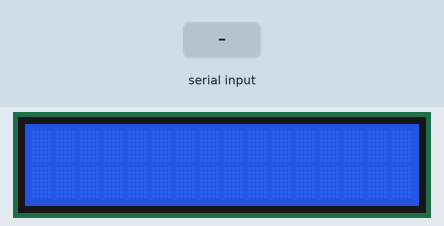
A program run on a simulated ATmega328P, built with avr-gcc and emulated at 16 MHz (the files do not name the chip). On the bench: 16×2 character LCD. Wiring (inferred from the names in the program): character LCD (HD44780): RS PB3; R/W PB4; E PB5; data PD4, PD5, PD6, PD7. Inputs (shaded band) come from the test bench.

Above: at 1.2 s.
1.3 s: "1\n" received over Serial
At 1.7 s:
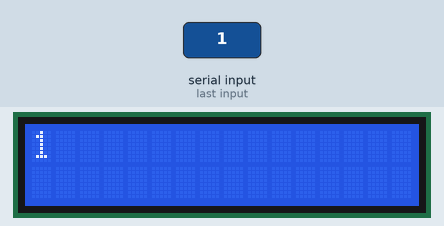
2.8 s: "0\n" received over Serial
At 4.0 s:
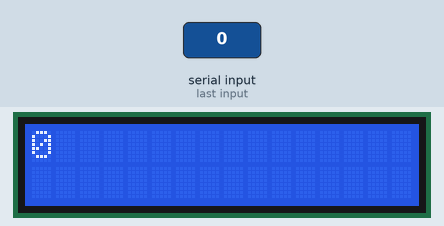
Timing chart, 0 to 5.8 s (numbered marks = the images above; inputs shaded):
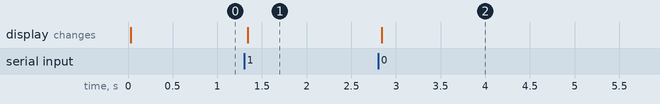

Measured:
- after the input at 1.3 s, the display: changes at once (image 1)
- after the input at 2.8 s, the display: changes at once (image 2)

The program:

main.c
```c
#include <avr/io.h>
#include <util/delay.h>

#include "UART.h"
#include "lcd.h"

uint8_t xIndex = 0;
char buffer[20];

char* get_UART_data(void);
void send_to_LCD(char*);

int main(void)
{
    DDRD = 0xF0;
    DDRB = 0x38;

    init_UART();
    init_LCD();

    while (1)
    {
        char* printData = get_UART_data();
        send_to_LCD(printData);
    }
}

char* get_UART_data()
{
    uint8_t reset = 0;
    while (1)
    {
        reset += 1;
        if (reset >= 255)
        {
            break;
        }
        char temp = UART_Receive();
        if (temp == '\n')
        {
            buffer[xIndex] = '\0';
            xIndex = 0;
            break;
        }

        buffer[xIndex++] = temp;
    }

    return buffer;
}

void send_to_LCD(char* pData)
{
    LCD_Write_String(pData);
}
```

UART.c
```c
#include <avr/io.h>
#include <util/delay.h>
#include "UART.h"

void init_UART()
{
    UBRR0H = (unsigned char)(BAUD_RATE >> 8);     // Set BAUD RATE value in USART BAUD RATE REGISTER high register
    UBRR0L = (unsigned char)BAUD_RATE;            // Set BAUD RATE value in USART BAUD RATE REGISTER low register

    UCSR0B = (1 << TXEN0) | (1 << RXEN0);          // Set TX bet in USART CONTROL AND STATUS REGISTER n B
    UCSR0C = (1 << UCSZ01) | (1 << UCSZ00);         // Set UCSZ01 and UCSZ00 bit for 8-bit data length in USART CONTROL AND STATUS REGISTER n C

    UCSR0C |= (1 << UPM01);          // Set UPM01 bit for enabling even parity in USART CONTROL AND STATUS REGISTER n C
}

void UART_Transmit(unsigned char tData)
{
    while (!(UCSR0A & (1 << UDRE0)));

    UDR0 = tData;
}

char UART_Receive()
{
    while (!(UCSR0A & (1 << RXC0)));

    return UDR0;
}
```

UART.h
```c
#define CPU_FREQ 16000000
#define BAUD 9600
#define BAUD_RATE ((CPU_FREQ/16/BAUD) - 1)

void init_UART();
void UART_Transmit(unsigned char);
char UART_Receive(void);
```

lcd.h
```c
#define F_CPU 16000000UL
#define LCD_DATA PORTD
#define LCD_CMD PORTB
#define EN PORTB5
#define RW PORTB4
#define RS PORTB3

void init_LCD(void);
void LCD_cmd(unsigned char);
void LCD_write(unsigned char);
void LCD_Write_String(char*);
```

lcd.c
```c
#include <avr/io.h>
#include <util/delay.h>
#include "lcd.h"

// Function to send a command to the LCD
void LCD_cmd(unsigned char cmd)
{
    // Send higher nibble
    LCD_DATA = (cmd & 0xF0);      // Set data lines for the higher nibble
    LCD_CMD &= ~(1 << RS);       // RS = 0 for command
    LCD_CMD &= ~(1 << RW);       // RW = 0 for write
    LCD_CMD |= (1 << EN);        // Enable high
    _delay_us(1);                // Short delay
    LCD_CMD &= ~(1 << EN);       // Enable low

    // Send lower nibble
    LCD_DATA = ((cmd << 4) & 0xF0); // Set data lines for the lower nibble
    LCD_CMD |= (1 << EN);        // Enable high
    _delay_us(1);                // Short delay
    LCD_CMD &= ~(1 << EN);       // Enable low

    _delay_ms(2);                // Command execution delay
}

// Function to write data to the LCD
void LCD_write(unsigned char data)
{
    // Send higher nibble
    LCD_DATA = (data & 0xF0);      // Set data lines for the higher nibble
    LCD_CMD |= (1 << RS);         // RS = 1 for data
    LCD_CMD &= ~(1 << RW);        // RW = 0 for write
    LCD_CMD |= (1 << EN);         // Enable high
    _delay_us(1);                 // Short delay
    LCD_CMD &= ~(1 << EN);        // Enable low

    // Send lower nibble
    LCD_DATA = ((data << 4) & 0xF0); // Set data lines for the lower nibble
    LCD_CMD |= (1 << EN);         // Enable high
    _delay_us(1);                 // Short delay
    LCD_CMD &= ~(1 << EN);        // Enable low

    _delay_ms(2);                 // Data write delay
}

// Function to initialize the LCD
void init_LCD(void)
{
    // Initial delay and setup for 4-bit mode
    _delay_ms(20);               // Wait for the LCD to power up

    // Function set command: 4-bit mode, 2 lines, 5x8 font
    LCD_cmd(0x02);               // Initialize LCD in 4-bit mode
    _delay_ms(5);                // Wait for initialization to complete

    LCD_cmd(0x28);               // Function set: 4-bit mode, 2 lines, 5x8 font
    _delay_ms(1);

    LCD_cmd(0x0C);               // Display on, cursor off, blink off
    _delay_ms(1);

    LCD_cmd(0x01);               // Clear display
    _delay_ms(2);                // Longer delay for clearing display

    LCD_cmd(0x06);               // Entry mode: Increment cursor
    _delay_ms(1);

    LCD_cmd(0x80);               // Set cursor to the beginning of the first line
    _delay_ms(1);
}

// Function to write a string to the LCD
void LCD_Write_String(char *a)
{
    if (*a == '\r')
    {
        LCD_cmd(0xC0);
        for (int i = 0; i < 16; i++)
        {
        LCD_write(' ');
        }
        LCD_cmd(0xC0);
        a++;
    }
    else
    {
        LCD_cmd(0x80);
        for (int i = 0; i < 16; i++)
        {
        LCD_write(' ');
        }
        LCD_cmd(0x80);
    }

    while (*a) {
        LCD_write(*a++);    // Write each character in the string
    }
}
```
